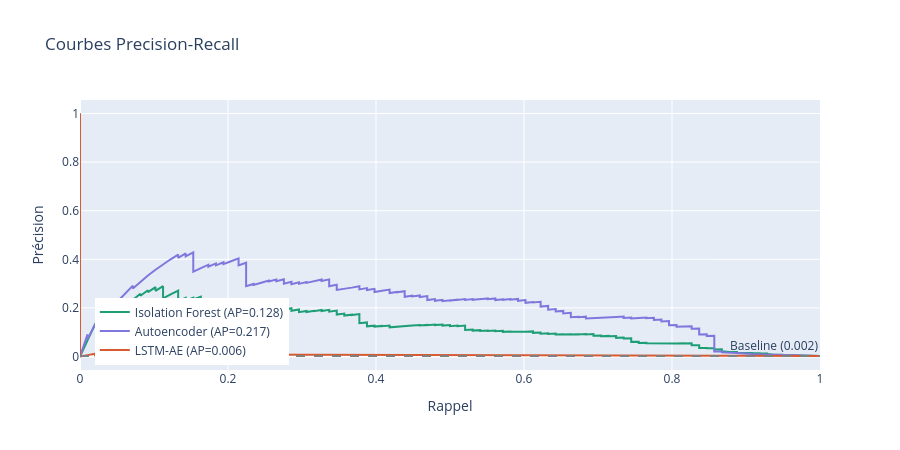

The code cell stored with this chart in its notebook:
### Markdown cell above
## 4. Courbes Precision-Recall

### Code cell
COLORS = {
    'Isolation Forest': '#1D9E75',
    'Autoencoder':      '#7F77DD',
    'LSTM-AE':          '#D85A30',
}

fig = go.Figure()

for name, scores in scores_dict.items():
    precision, recall, _ = precision_recall_curve(y_test, scores)
    ap = df_results.loc[name, 'average_precision']
    fig.add_trace(go.Scatter(
        x=recall, y=precision,
        mode='lines',
        name=f'{name} (AP={ap:.3f})',
        line=dict(color=COLORS[name], width=2),
    ))

# Baseline (classifieur aléatoire)
baseline = y_test.mean()
fig.add_hline(y=baseline, line_dash='dash', line_color='gray',
              annotation_text=f'Baseline ({baseline:.3f})')

fig.update_layout(
    title='Courbes Precision-Recall',
    xaxis_title='Rappel', yaxis_title='Précision',
    height=450, legend=dict(x=0.02, y=0.02),
)
fig.show()

### Figure 1 — Plotly figure (JSON) as saved in the notebook; plotly's stock layout.template omitted (floating-point values rounded to 4 significant figures; data arrays with more than 128 entries replaced by an {"elided": "..."} marker saying what was removed)
{"data": [{"line": {"color": "#1D9E75", "width": 2}, "mode": "lines", "name": "Isolation Forest (AP=0.128)", "type": "scatter", "x": {"elided": "56381 float values"}, "y": {"elided": "56381 float values"}}, {"line": {"color": "#7F77DD", "width": 2}, "mode": "lines", "name": "Autoencoder (AP=0.217)", "type": "scatter", "x": {"elided": "56807 float values"}, "y": {"elided": "56807 float values"}}, {"line": {"color": "#D85A30", "width": 2}, "mode": "lines", "name": "LSTM-AE (AP=0.006)", "type": "scatter", "x": {"elided": "56828 float values"}, "y": {"elided": "56828 float values"}}], "layout": {"annotations": [{"showarrow": false, "text": "Baseline (0.002)", "x": 1, "xanchor": "right", "xref": "x domain", "y": 0.00172, "yanchor": "bottom", "yref": "y"}], "height": 450, "legend": {"x": 0.02, "y": 0.02}, "shapes": [{"line": {"color": "gray", "dash": "dash"}, "type": "line", "x0": 0, "x1": 1, "xref": "x domain", "y0": 0.00172, "y1": 0.00172, "yref": "y"}], "title": {"text": "Courbes Precision-Recall"}, "xaxis": {"title": {"text": "Rappel"}}, "yaxis": {"title": {"text": "Précision"}}}}
